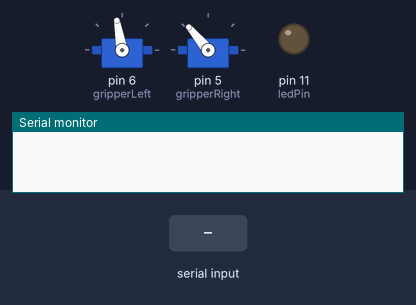
The sketch below on a simulated Arduino Uno, built with avr-gcc and run on an emulated ATmega328P. Shown: 2 × servo, output pins drawn as LEDs (lit = HIGH), the last lines printed to the serial monitor. Inputs (shaded band) come from the test bench.

Above: at 1.3 s.
1.4 s: "4" received over Serial
At 3.5 s:
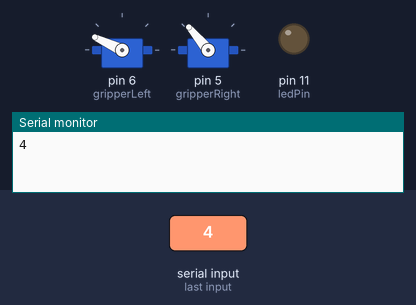
3.9 s: "0" received over Serial
At 5.1 s:
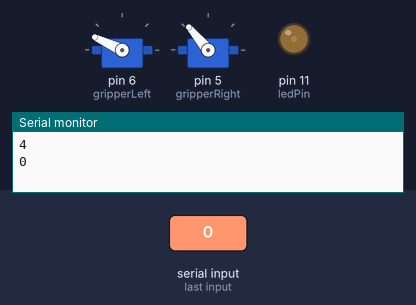
5.4 s: "3" received over Serial
At 5.85 s:
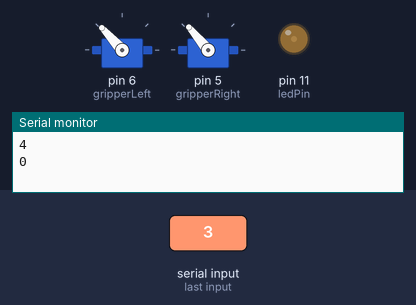
7.8 s: "5" received over Serial
At 10.2 s:
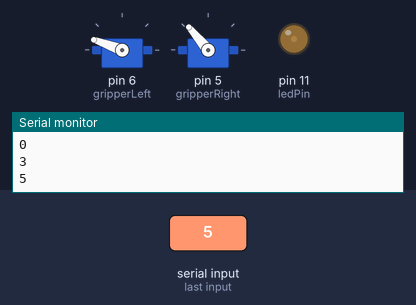
10.5 s: "1" received over Serial
At 11.3 s:
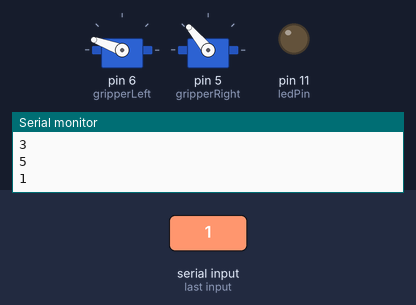
12.0 s: "7" received over Serial
At 13.6 s:
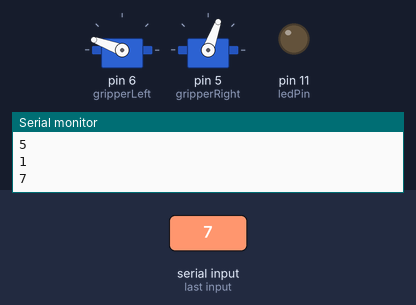
Timing chart, 0 to 15.1 s (numbered marks = the images above; inputs shaded):
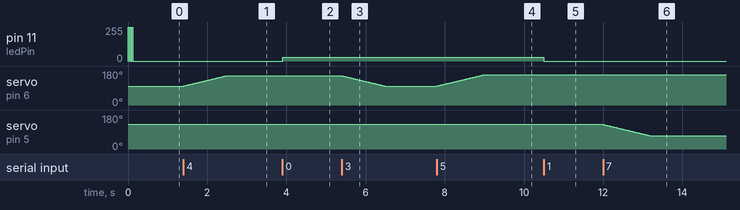

Measured:
- after the input at 1.4 s, servo on pin 6 (gripperLeft): moves from 100° to 155° over 1.1 s, starting at once
- after the input at 3.9 s, pin 11 (ledPin): 0/255 → 30/255 at once
- after the input at 5.4 s, servo on pin 6 (gripperLeft): moves from 155° to 100° over 1.1 s, starting at once
- after the input at 7.8 s, servo on pin 6 (gripperLeft): moves from 100° to 160° over 1.2 s, starting at once
- after the input at 10.5 s, pin 11 (ledPin): 30/255 → 0/255 at once
- after the input at 12.0 s, servo on pin 5 (gripperRight): moves from 130° to 70° over 1.2 s, starting at once

The sketch:

MotorLEDDriver.ino
```cpp
#include <Servo.h>

Servo gripperLeft;  //Creates servo object to control the left gripper servo motor.
Servo gripperRight; //Creates servo object to control the right gripper servo motor.

const int ledPin =  11; //Assigns a pin to the led array.

const int openLeft = 100;    //Variable to store the left servo open position.
const int midLeft = 155;    //Variable to store the left left servo partially open position.
const int closeLeft = 160;    //Variable to store the servo closed position.

const int openRight = 130; //Variable to store the right servo open position.
const int midRight = 70;
const int closeRight = 63;

int posLeft = openLeft;    //Assigns initial position of servo.
int posRight = openRight;

char data; //Variable for reading serial port.

void setup() {
  Serial.begin(9600);
  pinMode(ledPin, OUTPUT);  //Sets LED pin.
  digitalWrite(ledPin, LOW);  //Turns LEDs off.
  gripperLeft.attach(6);  //Attaches the left gripper servo on pin 6 to the servo object.
  gripperRight.attach(5); //Attaches the right gripper servo on pin 5 to the servo object.

  gripperLeft.write(posLeft); //Moves left gripper to open position.
  gripperRight.write(posRight); //Moves right gripper to open position.

  for(int i = 0; i<3; i++){ //Flashes LEDs to show user that the Arduino is active and ready to receive input commands.
    digitalWrite(ledPin, HIGH); //Turns on LEDs.
    delay(25);
    digitalWrite(ledPin, LOW); //Turns off LEDs.
    delay(25);
  }

  while (!Serial) {
    ; //Waits for serial port to connect.
  }
}

void loop() {
  //Code runs through continuous loop, reading if there is any new instructional data, and if so, executing the instruction.
    while(Serial.available()){  //If there is new data.
      data = Serial.read(); //Reads the data available.
      if(data == '0'){ledOn();} //Turns the LEDs on.
      if(data == '1'){ledOff();}  //Turns the LEDs off
      if(data == '2'){ledErr();}  //Strobes the LEDs three times.
      if(data == '3'){for(int i=0; i<7; i++){lMotorOpen();}}  //Opens the left gripper.
      if(data == '4'){for(int i=0; i<7; i++){lMotorMid();}} //Partially opens the left gripper.
      if(data == '5'){for(int i=0; i<7; i++){lMotorClose();}} //Closes the left gripper.
      if(data == '6'){for(int i=0; i<7; i++){rMotorOpen();}}  //Opens the right gripper.
      if(data == '7'){for(int i=0; i<7; i++){rMotorMid();}} //Partially opens the right gripper.
      if(data == '8'){for(int i=0; i<7; i++){rMotorClose();}} //Closes the right gripper.
      Serial.println(data); //Prints the data that has been read.
    }
    delay(1);
}

void ledOn() {
  //Function which turns the LEDs on for the camera.
    analogWrite(ledPin, 30); //LEDs set to reduced brightness.
}

void ledOff() {
  //Function which turns off the LEDs.
    digitalWrite(ledPin, LOW);
}

void ledErr() {
  //Flashes the LEDs on and off three times in three seconds.
  for(int i = 0; i<3; i++){
    digitalWrite(ledPin, HIGH);
    delay(500);
    digitalWrite(ledPin, LOW);
    delay(500);
  }
}

void rMotorOpen() {
  //Opens the right gripper.
  for(int i=0; i<(openRight - posRight); i++){ //Changes the position of the motor until it has reached its target position.
    posRight++; //Increments position value.
    gripperRight.write(posRight); //Writes position to the grippers.
    delay(20);
  }
}

void rMotorMid() {
  //Partially opens the right gripper, functions similarly to rMotorOpen().
  if(posRight > midRight){ //If the motor is closed, and needs to open outwards to be partially open.
    for(int i=0; i<(posRight - midRight); i++){
      posRight--; //Decrements position value.
      gripperRight.write(posRight);
      delay(20);
    }
  } else{ //If the motor is open and needs to close inwards to be partially open.
    for(int i=0; i<(midRight - posRight); i++){
      posRight++;
      gripperRight.write(posRight);
      delay(20);
    }
  }
}

void rMotorClose() {
  //Closes the right gripper, functions similarly to rMotorOpen().
  for(int i=0; i<(posRight - closeRight); i++){
    posRight--;
    gripperRight.write(posRight);
    delay(20);
  }
}

void lMotorOpen() {
  //Opens the left gripper, functions similarly to rMotorOpen(), however, increments and decrements of position are reversed.
    for(int i=0; i<(posLeft - openLeft); i++){
      posLeft--;
      gripperLeft.write(posLeft);
      delay(20);
    }
  }

void lMotorMid() {
  //Partially opens the left gripper, functions similarly to rMotorMid().
  if(posLeft < midLeft){
    for(int i=0; i<(midLeft - posLeft); i++){
      posLeft++;
      gripperLeft.write(posLeft);
      delay(20);
    }
  } else{
    for(int i=0; i<(posLeft - midLeft); i++){
      posLeft--;
      gripperLeft.write(posLeft);
      delay(20);
    }
  }
}

void lMotorClose() {
  //Closes the left gripper, functions similarly to rMotorOpen().
  for(int i=0; i<(closeLeft - posLeft); i++){
    posLeft++;
    gripperLeft.write(posLeft);
    delay(20);
  }
}
```
